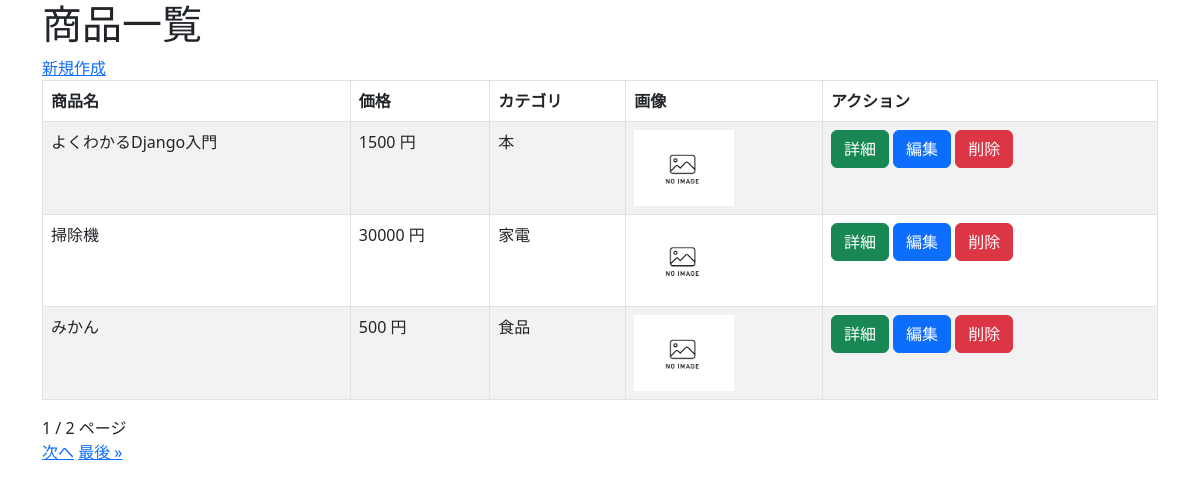
/crud/, run on the app's committed database.
### crud/models.py (models this page shows, shortened)
class Product(models.Model):
    name = models.CharField(max_length=200)
    price = models.PositiveIntegerField()
    category = models.ForeignKey(Category, on_delete=models.CASCADE)
    detail = models.TextField(
        verbose_name="商品詳細説明",
        blank=True,
        null=True,
        max_length=1000,
        )
    img = models.ImageField(blank=True, default='noImage.png')

class Category(models.Model):
    name = models.CharField(max_length=200)
    def __str__(self):
        return self.name

### crud/views.py (the view)
# urls.py: path('crud/', views.ProductListView.as_view(),name="list"),
class ProductListView(ListView):
    model = Product
    paginate_by = 3

### crud/templates/crud/product_list.html (shortened to what this page needs)
{% extends "base.html" %}
{% block content %}
<h1>商品一覧</h1>
<a href="{% url 'new' %}">新規作成</a>
<table class="table table-striped table-hover table-bordered">
    <thead>
        <tr>
            <th>商品名</th>
            <th>価格</th>
            <th>カテゴリ</th>
            <th>画像</th>
            <th>アクション</th>
        </tr>
    </thead>
    {% for product in object_list %}
    <tr>
        <td>{{ product.name }}</td>
        <td>{{ product.price }} 円</td>
        <td>{{ product.category }}</td>
        <td><img src="{{ product.img.url }}" style="width:100px; height:auto;"></td>
        <td>
            <button class="btn btn-success" onclick="location.href='{% url 'detail' pk=product.pk %}'">詳細</button>
            <button class="btn btn-primary" onclick="location.href='{% url 'edit' pk=product.pk %}'">編集</button>
            <button class="btn btn-danger" onclick="location.href='{% url 'delete' pk=product.pk %}'">削除</button>
        </td>
    </tr>
    {% endfor %}
</table>
{{ page_obj.number }} / {{ page_obj.paginator.num_pages }} ページ<br>
{% if page_obj.has_next %}
<a href="?page={{ page_obj.next_page_number }}">次へ</a>
<a href="?page={{ page_obj.paginator.num_pages }}">最後 &raquo;</a>
{% endif %}
{% endblock %}

### crud/templates/base.html (shortened to what this page needs)
<!DOCTYPE html>
<html lang="ja">
<head>
     <link href="https://cdn.jsdelivr.net/npm/bootstrap@5.3.0-alpha3/dist/css/bootstrap.min.css" rel="stylesheet">
</head>
<body>
    <div class="container">
        {% block content %}{% endblock %}
    </div>
</body>
</html>

### data on the page
Product: name "よくわかるDjango入門", price "1500", category "本", img (placeholder picture)
Product: name "掃除機", price "30000", category "家電", img (placeholder picture)
Product: name "みかん", price "500", category "食品", img (placeholder picture)

### other printed values
{{ page_obj.number }} "1"
{{ page_obj.paginator.num_pages }} "2"
